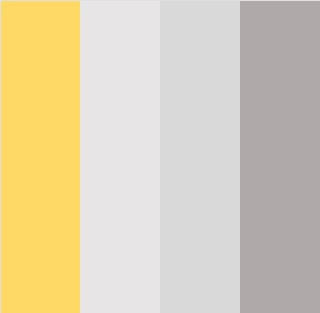
#> input picture Images/fig1.jpg, 320 x 313 px, found by its file name
$ python Qs4.py
#> lines starting #> are read from the running program, lines starting #| are printed output that depends on the picture; after the words box and inside, x2 and y2 are one past the last pixel; in counts of white or black regions, pixels touching at a corner belong together
import cv2
import numpy as np

# The "calculate_areas_and_display" function processes an input image containing four equally spaced colored bars.
# It calculates the area of each bar, visualizes the areas by labeling them at the bar centroids, and displays the modified image
# using OpenCV. The function uses pixel counting to estimate bar areas and calculates centroid positions for labeling.
# After displaying the image with area information, it waits for a key press before closing the display window.
# This function provides a simple yet informative analysis of colored bars in an image.
def calculate_areas_and_display(image_path):

#> called with image_path = 'Images\\fig1.jpg'
    image = cv2.imread(image_path)
#> image is the input picture: shape (313, 320, 3); mean B, G, R 180, 208.3, 218.9

    height, width, _ = image.shape
#> height = 313; width = 320

    bar_width = width // 4
#> bar_width = 80

    areas = []
    for i in range(4):
        x_start = i * bar_width
        x_end = (i + 1) * bar_width

        roi = image[0:height, x_start:x_end]

        area = np.count_nonzero(roi)
        areas.append(area)

        centroid_x = (x_start + x_end) // 2
        centroid_y = height // 2

        cv2.putText(image, f" {area} px^2", (centroid_x - 30, centroid_y), cv2.FONT_HERSHEY_SIMPLEX, 0.3, (0, 0, 0), 1)
#> this loop made 4 passes
#> pass 1, in calculate_areas_and_display, `roi = image[0:height, x_start:x_end]`:
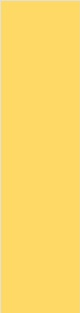
#> roi: shape (313, 80, 3); mean B, G, R 104.1, 217.1, 253.4
#> pass 2, in calculate_areas_and_display, `roi = image[0:height, x_start:x_end]`:
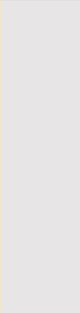
#> roi: shape (313, 80, 3); mean B, G, R 229.6, 229, 231.1
#> after the loop:
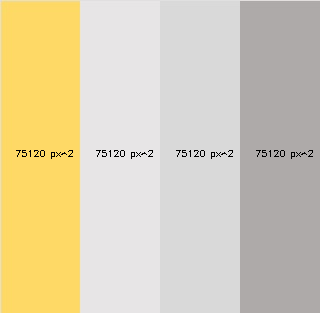
#> image: shape (313, 320, 3); 0.46% of pixels changed, all inside (x1, y1, x2, y2) = (16, 150, 313, 159)
#> after the loop:
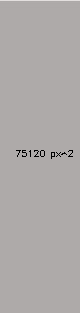
#> roi: shape (313, 80, 3); mean B, G, R 168.4, 169.4, 173.4
#> after the loop, areas = [75120, 75120, 75120, 75120]

    cv2.imshow("Colored Bars Analysis", image)
    cv2.waitKey(0)
    cv2.destroyAllWindows()

input_image_path = "Images\\fig1.jpg"

calculate_areas_and_display(input_image_path)

$ run again, with Images/fig2.jpg copied over Images/fig1.jpg
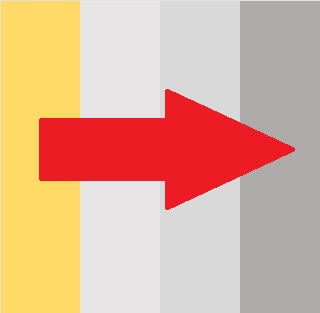
#> input picture Images/fig2.jpg, 320 x 313 px, found by its file name
#> in calculate_areas_and_display, image is the input picture: shape (313, 320, 3); mean B, G, R 153.8, 177.8, 221
#> the loop in calculate_areas_and_display, `for i in range(4):` made 4 passes
#> pass 1, in calculate_areas_and_display, `roi = image[0:height, x_start:x_end]`:
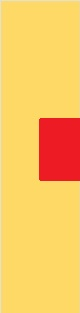
#> roi: shape (313, 80, 3); mean B, G, R 97.4, 197.5, 251.3
#> after the loop in calculate_areas_and_display, `for i in range(4):`:
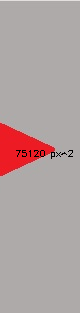
#> roi: shape (313, 80, 3); mean B, G, R 160.4, 160.8, 177.2
#> after the loop in calculate_areas_and_display, `for i in range(4):`: areas = [75120, 75120, 75120, 75120]

$ run again, with Images/fig3.jpg copied over Images/fig1.jpg
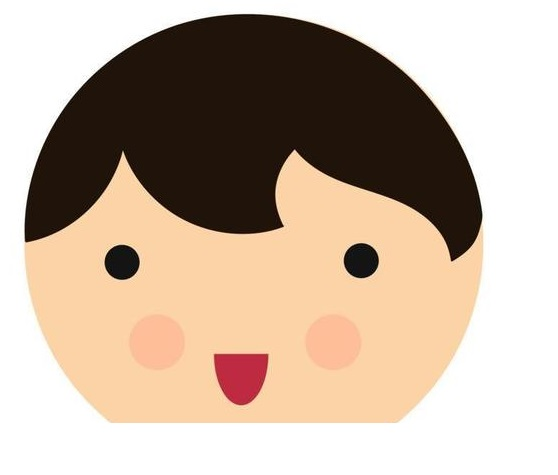
#> input picture Images/fig3.jpg, 558 x 475 px, found by its file name
#> in calculate_areas_and_display, image is the input picture: shape (475, 558, 3); mean B, G, R 160.9, 177.1, 195
#> the loop in calculate_areas_and_display, `for i in range(4):` made 4 passes
#> area on passes 1 to 4: 197720, 197821, 197673, 197858
#> pass 1, in calculate_areas_and_display, `roi = image[0:height, x_start:x_end]`:
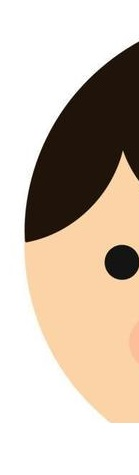
#> roi: shape (475, 139, 3); mean B, G, R 178.7, 193.2, 207.3
#> after the loop in calculate_areas_and_display, `for i in range(4):`:
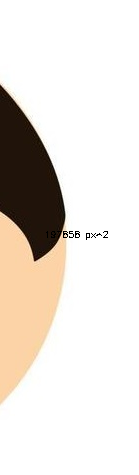
#> roi: shape (475, 139, 3); mean B, G, R 218.2, 224.5, 230.6
#> after the loop in calculate_areas_and_display, `for i in range(4):`: areas = [197720, 197821, 197673, 197858]
